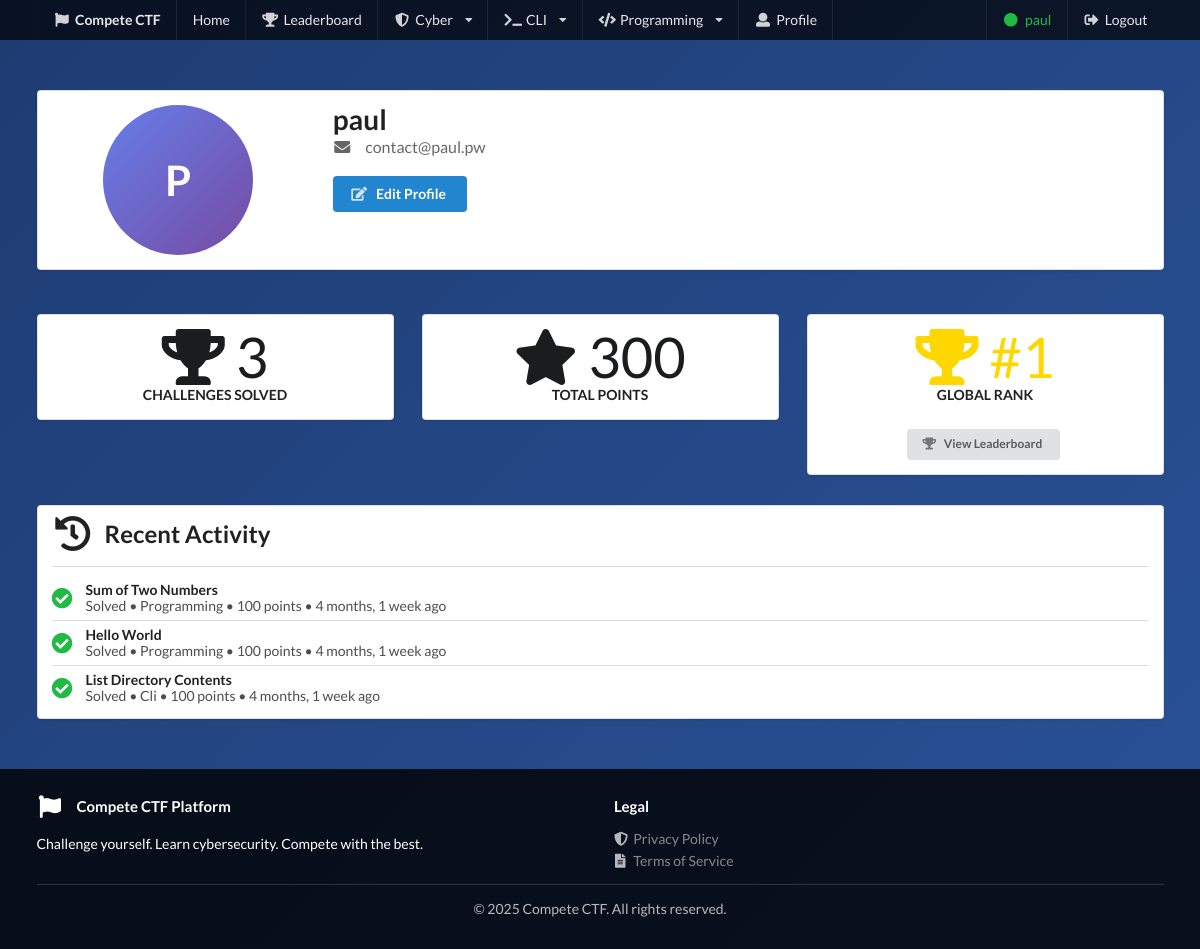
Screenshot of /account/profile/ (signed in) with the database file from the repository.
### website/models.py (models this page shows, shortened)
class SolvedChallenge(models.Model):
    user = models.ForeignKey(User, on_delete=models.CASCADE, related_name='solved_challenges')
    challenge_type = models.CharField(max_length=20)  # 'cli', 'cyber', or 'programming'
    challenge_id = models.IntegerField()
    challenge_title = models.CharField(max_length=200)
    points = models.IntegerField(default=100)
    solved_at = models.DateTimeField(auto_now_add=True)
    class Meta:
        unique_together = ('user', 'challenge_type', 'challenge_id')
        ordering = ['-solved_at']
        indexes = [
            models.Index(fields=['user', 'challenge_type']),
            models.Index(fields=['challenge_type', 'challenge_id']),
            models.Index(fields=['solved_at']),
            models.Index(fields=['user', '-solved_at']),
        ]

### website/views.py (the view)
# urls.py: path('account/profile/', views.profile, name='profile'),
@login_required
def profile(request, username=None):
    try:
        if username:
            try:
                profile_user = User.objects.get(username=username)
            except User.DoesNotExist:
                return redirect('home')
        else:
            profile_user = request.user
        objects = Account.objects.filter(user=profile_user)
        solved_challenges = SolvedChallenge.objects.filter(user=profile_user)
        total_challenges_solved = solved_challenges.count()
        total_points = sum(challenge.points for challenge in solved_challenges)
        recent_activity = solved_challenges.order_by('-solved_at')[:10]
        user_rank = get_user_rank(profile_user)
        context = {
            'objects': objects,
            'profile_user': profile_user,
            'total_challenges_solved': total_challenges_solved,
            'total_points': total_points,
            'recent_activity': recent_activity,
            'user_rank': user_rank,
            'is_own_profile': profile_user == request.user,
         }
        return render(request, 'profile.html', context)
    except:
        def page_not_found(request):
            return render(request, '404.html', {  } )

### website/templates/profile.html (shortened to what this page needs)
{% extends 'base.html' %}
{% block content %}
<div class="ui container main-container">
    <div class="ui segment ctf-card">
        <div class="ui stackable grid">
            <div class="four wide column center aligned">
                <div class="ui circular image" style="width: 150px; height: 150px; margin: 0 auto; background: linear-gradient(135deg, #667eea 0%, #764ba2 100%); display: flex; align-items: center; justify-content: center;">
                    <h1 style="color: white; font-size: 3em; margin: 0;">{{ profile_user.username|slice:":1"|upper }}</h1>
                </div>
            </div>
            <div class="twelve wide column">
                <h1 class="ui header">
                    {{ profile_user.username }}
                    {% if is_own_profile %}
                        <div class="sub header">
                            <i class="mail icon"></i> {{ profile_user.email }}
                        </div>
                    {% endif %}
                </h1>
                {% if is_own_profile %}
                    <div style="margin-top: 20px;">
                        <a href="{% url 'update_profile' %}" class="ui primary button">
                            <i class="edit icon"></i>
                            Edit Profile
                        </a>
                    </div>
                {% endif %}
            </div>
        </div>
    </div>
    <div class="ui three column stackable grid" style="margin-top: 30px;">
        <div class="column">
            <div class="ui segment ctf-card center aligned">
                <div class="ui statistic">
                    <div class="value">
                        <i class="trophy icon"></i> {{ total_challenges_solved }}
                    </div>
                    <div class="label">Challenges Solved</div>
                </div>
            </div>
        </div>
        <div class="column">
            <div class="ui segment ctf-card center aligned">
                <div class="ui statistic">
                    <div class="value">
                        <i class="star icon"></i> {{ total_points }}
                    </div>
                    <div class="label">Total Points</div>
                </div>
            </div>
        </div>
        <div class="column">
            <div class="ui segment ctf-card center aligned">
                <div class="ui statistic">
                    <div class="value" style="{% if user_rank and user_rank <= 3 %}color: #FFD700;{% elif user_rank and user_rank <= 10 %}color: #667eea;{% endif %}">
                        {% if user_rank %}
                            <i class="{% if user_rank == 1 %}trophy{% else %}ranking{% endif %} icon"></i> #{{ user_rank }}
                        {% else %}
                            <i class="minus icon"></i>
                        {% endif %}
                    </div>
                    <div class="label">Global Rank</div>
                </div>
                {% if user_rank %}
                    <div style="margin-top: 10px;">
                        <a href="{% url 'leaderboard' %}" class="ui tiny button">
                            <i class="trophy icon"></i> View Leaderboard
                        </a>
                    </div>
                {% endif %}
            </div>
        </div>
    </div>
    <div class="ui segment ctf-card" style="margin-top: 30px;">
        <h2 class="ui header">
            <i class="history icon"></i>
            <div class="content">
                Recent Activity
            </div>
        </h2>
        <div class="ui divider"></div>
        {% if recent_activity %}
            <div class="ui relaxed divided list">
                {% for solved in recent_activity %}
                    <div class="item">
                        <i class="large check circle green icon middle aligned"></i>
                        <div class="content">
                            <div class="header">{{ solved.challenge_title }}</div>
                            <div class="description">Solved • {{ solved.challenge_type|title }} • {{ solved.points }} points • {{ solved.solved_at|timesince }} ago</div>
                        </div>
                    </div>
                {% endfor %}
            </div>
        {% else %}
            <div class="ui message">
                <p>No challenges solved yet. Start solving to see your activity here!</p>
            </div>
        {% endif %}
    </div>
</div>
{% endblock %}

### website/templates/base.html (shortened to what this page needs)
<!DOCTYPE html>
<html lang="en">
<head>
    <link rel="stylesheet" href="https://cdn.jsdelivr.net/npm/semantic-ui@2.4.2/dist/semantic.min.css">
</head>
<body>
    <div class="ui inverted menu main-nav">
        <div class="ui container">
            <a href="{% url 'home' %}" class="header item">
                <i class="flag icon"></i>
                Compete CTF
            </a>
            <a href="{% url 'home' %}" class="item">Home</a>
            <a href="{% url 'leaderboard' %}" class="item">
                <i class="trophy icon"></i> Leaderboard
            </a>
            <div class="ui dropdown item">
                <i class="shield alternate icon"></i> Cyber
                <i class="dropdown icon"></i>
            </div>
            <div class="ui dropdown item">
                <i class="terminal icon"></i> CLI
                <i class="dropdown icon"></i>
            </div>
            <div class="ui dropdown item">
                <i class="code icon"></i> Programming
                <i class="dropdown icon"></i>
            </div>
            {% if user.is_authenticated %}
                <a href="{% url 'profile' %}" class="item">
                    <i class="user icon"></i> Profile
                </a>
                <div class="right menu">
                    <div class="item">
                        <span style="color: #21ba45;">
                            <i class="circle icon"></i> {{ user.username }}
                        </span>
                    </div>
                    <a href="{% url 'logout' %}" class="item">
                        <i class="sign out icon"></i> Logout
                    </a>
                </div>
            {% endif %}
        </div>
    </div>
    {% block content %}{% endblock %}
    <footer>
        <div class="ui container">
            <div class="ui stackable grid">
                <div class="eight wide column">
                    <h4 class="ui inverted header">
                        <i class="flag icon"></i>
                        Compete CTF Platform
                    </h4>
                    <p>Challenge yourself. Learn cybersecurity. Compete with the best.</p>
                </div>
                <div class="eight wide column">
                    <h4 class="ui inverted header">Legal</h4>
                    <div class="ui inverted link list">
                        <a href="{% url 'privacy_policy' %}" class="item">
                            <i class="shield alternate icon"></i> Privacy Policy
                        </a>
                        <a href="{% url 'terms_of_service' %}" class="item">
                            <i class="file alternate icon"></i> Terms of Service
                        </a>
                    </div>
                </div>
            </div>
            <div class="ui inverted divider"></div>
            <p style="text-align: center; opacity: 0.7;">© 2025 Compete CTF. All rights reserved.</p>
        </div>
    </footer>
</body>
</html>

### website/templates/base.html (style rules this page uses)
body { background: linear-gradient(135deg, #1e3c72 0%, #2a5298 100%); min-height: 100vh; }
.main-nav { background: rgba(0, 0, 0, 0.7) !important; border-radius: 0 !important; border: none !important; margin: 0 !important; }
.main-container { margin-top: 50px; margin-bottom: 50px; }
.ctf-card { background: rgba(255, 255, 255, 0.95); box-shadow: 0 10px 30px rgba(0, 0, 0, 0.3); }
footer { background: rgba(0, 0, 0, 0.8); color: white; padding: 30px 0; margin-top: 50px; }

### rows the page displays
SolvedChallenge: challenge_title "Sum of Two Numbers", challenge_type "Programming", points "100", solved_at "4 months, 1 week"
SolvedChallenge: challenge_title "Hello World", challenge_type "Programming", points "100", solved_at "4 months, 1 week"
SolvedChallenge: challenge_title "List Directory Contents", challenge_type "Cli", points "100", solved_at "4 months, 1 week"

### other values shown
{{ user.username }} "paul"
{{ profile_user.username|slice:":1"|upper }} "P"
{{ profile_user.username }} "paul"
{{ profile_user.email }} "contact@paul.pw"
{{ total_challenges_solved }} "3"
{{ total_points }} "300"
{{ user_rank }} "1"
